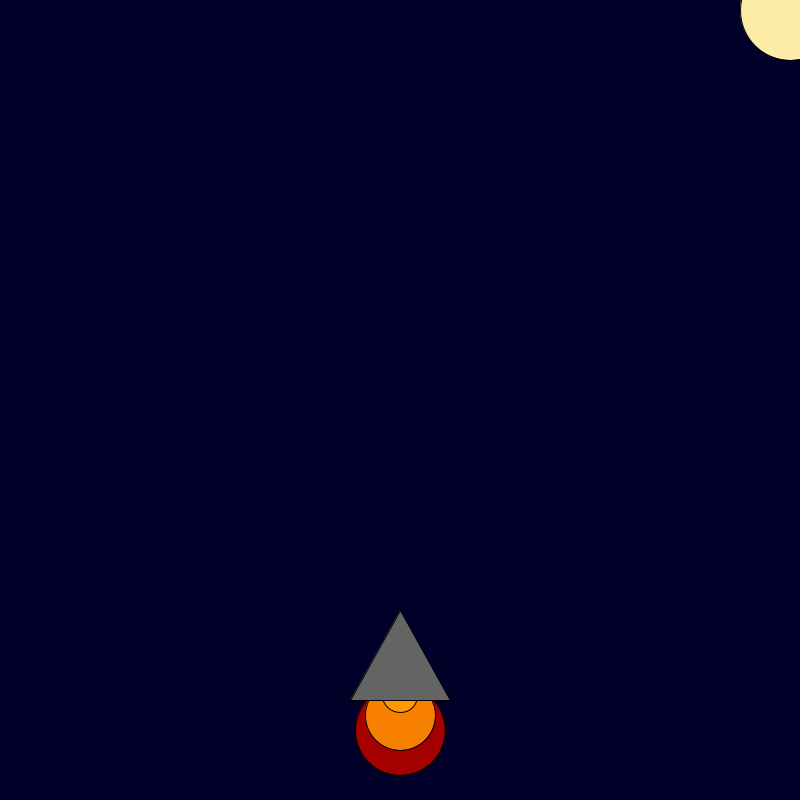
Frame 1 (no input)
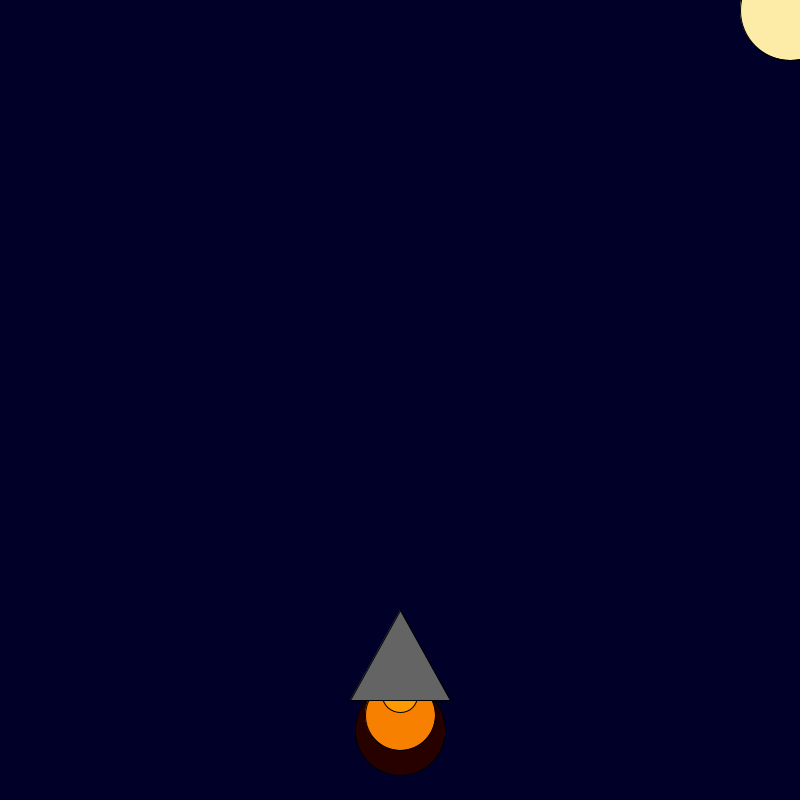
Frame 60 (the mouse pressed at the canvas centre just before this capture)
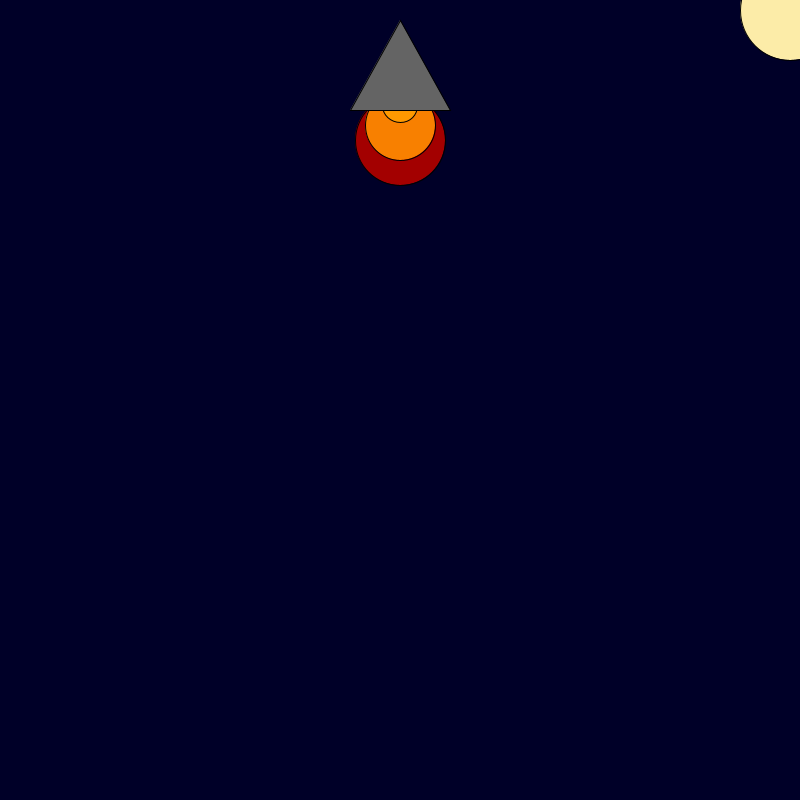
Frame 120 (the mouse held since frame 60 and released just before this capture)

The Processing sketch that drew these frames (run headless with seeded random() and noise(); from frame 60 on, the mouse is pressed at the canvas centre):

// Processing sketch: rocket_ship_blast_off
// ── rocket_ship_blast_off.pde
int x = 400; 
int y = 600; 

void setup() {

    background(0, 0, 40); 
    size(800, 800);

}

void draw() {
background(0,0,40);

fill(#FCECA8);
ellipse(790,10,100,100);
    fill(random(255), 0, 0);
    ellipse(x, y + 130, 90, 90);
    fill(248, 128, 0);
    ellipse(x, y + 115, 70, 70);
    fill(255, 153, 0);
    ellipse(x, y + 95, 35, 35);
    fill(100, 100, 100);
    triangle(x, y + 10, x + 50, y + 100, x - 50, y + 100);
 
if(mousePressed){

  y=y-10;
 
}    
}
